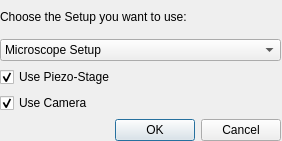
<?xml version="1.0" encoding="UTF-8"?>
<ui version="4.0">
 <class>Startup_Dialog</class>
 <widget class="QDialog" name="Startup_Dialog">
  <property name="geometry">
   <rect>
    <x>0</x>
    <y>0</y>
    <width>282</width>
    <height>141</height>
   </rect>
  </property>
  <property name="windowTitle">
   <string>Choose start up options</string>
  </property>
  <widget class="QWidget" name="verticalLayoutWidget">
   <property name="geometry">
    <rect>
     <x>0</x>
     <y>0</y>
     <width>281</width>
     <height>141</height>
    </rect>
   </property>
   <layout class="QVBoxLayout" name="verticalLayout">
    <item>
     <widget class="QLabel" name="label">
      <property name="text">
       <string>Choose the Setup you want to use:</string>
      </property>
     </widget>
    </item>
    <item>
     <widget class="QComboBox" name="setup_combobox">
      <item>
       <property name="text">
        <string>Microscope Setup</string>
       </property>
      </item>
      <item>
       <property name="text">
        <string>Freespace Setup</string>
       </property>
      </item>
     </widget>
    </item>
    <item>
     <widget class="QCheckBox" name="stage_checkbox">
      <property name="text">
       <string>Use Piezo-Stage</string>
      </property>
      <property name="checked">
       <bool>true</bool>
      </property>
     </widget>
    </item>
    <item>
     <widget class="QCheckBox" name="cam_checkbox">
      <property name="text">
       <string>Use Camera</string>
      </property>
      <property name="checked">
       <bool>true</bool>
      </property>
     </widget>
    </item>
    <item>
     <widget class="QDialogButtonBox" name="buttonBox">
      <property name="orientation">
       <enum>Qt::Horizontal</enum>
      </property>
      <property name="standardButtons">
       <set>QDialogButtonBox::Cancel|QDialogButtonBox::Ok</set>
      </property>
     </widget>
    </item>
   </layout>
  </widget>
 </widget>
 <resources/>
 <connections>
  <connection>
   <sender>buttonBox</sender>
   <signal>accepted()</signal>
   <receiver>Startup_Dialog</receiver>
   <slot>accept()</slot>
   <hints>
    <hint type="sourcelabel">
     <x>248</x>
     <y>254</y>
    </hint>
    <hint type="destinationlabel">
     <x>157</x>
     <y>274</y>
    </hint>
   </hints>
  </connection>
  <connection>
   <sender>buttonBox</sender>
   <signal>rejected()</signal>
   <receiver>Startup_Dialog</receiver>
   <slot>reject()</slot>
   <hints>
    <hint type="sourcelabel">
     <x>316</x>
     <y>260</y>
    </hint>
    <hint type="destinationlabel">
     <x>286</x>
     <y>274</y>
    </hint>
   </hints>
  </connection>
 </connections>
</ui>
